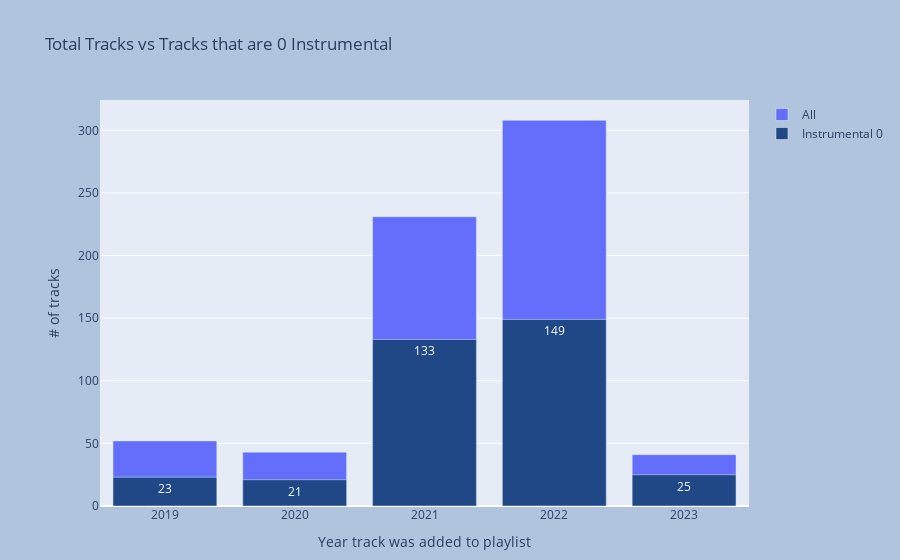

The cell this chart's notebook holds for it:
### Markdown cell above
The above chart shows the release year of tracks and the ratio of tracks that have singing majority i.e. instrumental = 0 vs all tracks. It's almost an even split between the two i.e. there's a good collection of tracks with musical content. Also from the chart, you can see that tracks that came out in 2017 have the highest count. I think 2017 was a great year of music and definitely gave us a lot of artists that continued to release good music over the years.

The chart below compares the same but based on the year the track was added to the playlist. Once again, the split is pretty even i.e. half the tracks have vocal majority but the other half has some musical content. Interesting thing to note here is that I added more tracks on 2021 & 2022, but most of those tracks are from the 2017 - 2022 period.

### Code cell
# Tracks with 0 Instrumental vs all Tracks as added
d1, d2 = playlist.Added_At.dt.strftime("%Y").value_counts(), playlist[playlist.Instrumental==0].Added_At.dt.strftime("%Y").value_counts()
vals = []
for k in d1.keys():
    if k in d2.keys():
        vals.append(d2[k])
    else:
        vals.append(0)
d1keys = d1.keys()
t = pd.DataFrame({'Year':d1keys,'All':d1.values,'instrumentalzero':vals}).sort_values('Year').query("Year != '2018'")
fig = go.Figure()

fig.add_trace(go.Bar(name='All',x=t.Year, y=t.All, offsetgroup=0))
fig.add_trace(go.Bar(name='Instrumental 0',x=t.Year, y=t.instrumentalzero, offsetgroup=0, text=t.instrumentalzero, marker_color = '#204887'))
fig.update_layout(title_text="Total Tracks vs Tracks that are 0 Instrumental",
                  yaxis_title='# of tracks',
                  xaxis_title='Year track was added to playlist',
                  paper_bgcolor="LightSteelBlue",
                  margin=dict(l=100, r=150, t=100, b=20)
)

### Figure 1 — Plotly figure (JSON) as saved in the notebook; plotly's stock layout.template omitted (floating-point values rounded to 4 significant figures)
{"data": [{"name": "All", "offsetgroup": "0", "type": "bar", "x": ["2019", "2020", "2021", "2022", "2023"], "y": [52, 43, 231, 308, 41]}, {"marker": {"color": "#204887"}, "name": "Instrumental 0", "offsetgroup": "0", "text": [23, 21, 133, 149, 25], "type": "bar", "x": ["2019", "2020", "2021", "2022", "2023"], "y": [23, 21, 133, 149, 25]}], "layout": {"margin": {"b": 20, "l": 100, "r": 150, "t": 100}, "paper_bgcolor": "LightSteelBlue", "title": {"text": "Total Tracks vs Tracks that are 0 Instrumental"}, "xaxis": {"title": {"text": "Year track was added to playlist"}}, "yaxis": {"title": {"text": "# of tracks"}}}}
